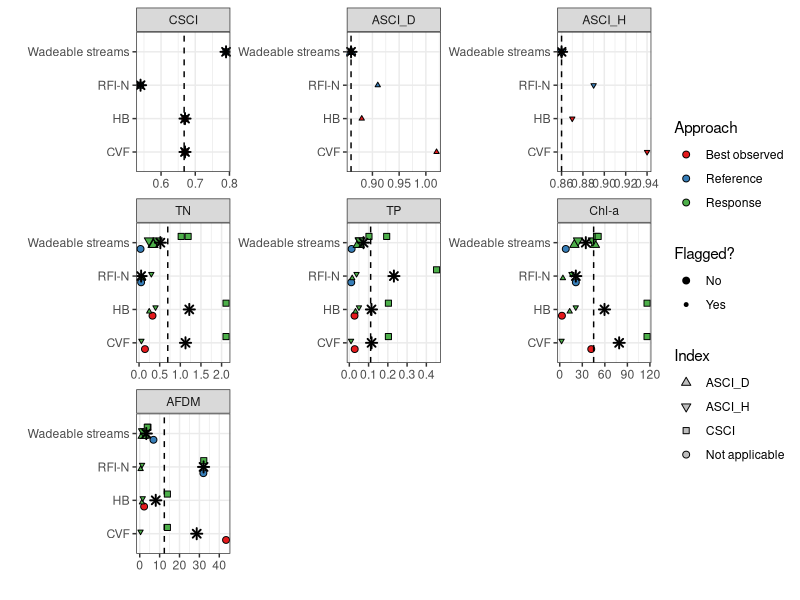

The R script that drew this image:
library(tidyverse)
library(ggplot2)

#Load and prep required data
thresholds_df<-read_csv("Data/mod_channel_thresholds.csv") %>%
  mutate(Indicator = factor(Indicator, levels = unique(Indicator)),
         Flagged = !is.na(Flag))


#Get user info

#Get thresholds
synthesize_thresholds_plotdata<-function(
    classes,
    indicators = c("CSCI","ASCI_D","ASCI_H","TN","TP","Chl-a","AFDM","Chl-a"),
    stringency="Intermediate") {
  
  
  thresh_dat<-thresholds_df %>%
    filter(Stringency==stringency) %>%
    # filter(!Flagged) %>%
    filter(Class %in% c("Wadeable streams",classes)) %>%
    filter(Indicator %in% indicators) %>%
    mutate(Index = case_when(Indicator_Type=="Biointegrity"~Indicator,
                             Approach=="Response"~Response_model_index,
                             T~"Not applicable"))
  thresh_dat_sum<-thresh_dat %>%
    filter(!Flagged) %>%
    group_by(Indicator) %>%
    summarise(Threshold_mean= mean(Threshold_value, na.rm=T))
  thresholds_plotdata <- list(thresh_dat, thresh_dat_sum)
  thresholds_plotdata
}

synthesize_thresholds_plot<-function(
    classes,
    indicators = c("CSCI","ASCI_D","ASCI_H","TN","TP","Chl-a","AFDM","Chl-a"),
    stringency="Intermediate") {
  
  thresholds_plotdata <- synthesize_thresholds_plotdata(classes=classes, indicators=indicators, stringency = stringency)
  ggplot(data=thresholds_plotdata[[1]], 
         aes(x=Class, y=Threshold_value))+
    # geom_point(aes(color=Approach), position=position_jitter(height=0, width=.1))+
    
    geom_point(aes(fill=Approach, shape=Index, 
                   size=Flagged),
               position=position_dodge(width=.5))+
    stat_summary(data=. %>% filter(!Flagged), fun.y="mean", shape=8, size=.5)+
    geom_hline(data=thresholds_plotdata[[2]], aes(yintercept=Threshold_mean), linetype="dashed")+
    # stat_summary( fun.y="mean", shape=10)+
    facet_wrap(~Indicator, scales="free")+
    scale_shape_manual(values=c(24,25,22, 21))+
    scale_fill_brewer(palette="Set1")+
    scale_size_manual(values=c(2,1), name="Flagged?", labels=c("No","Yes"))+
    theme_bw()+
    coord_flip()+
    guides(fill=guide_legend(override.aes = list(shape=21, size=2)),
           shape=guide_legend(override.aes = list(fill="gray", size=2)))+
    xlab("")+ylab("")
}

synthesize_thresholds_plot(classes=c("RFI-N","CVF","HB"))
